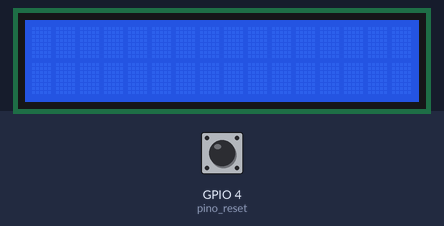
Bench run of a sketch on a simulated ESP32. On the bench: 16×2 character LCD. The test bench sets the inputs (shaded band); at power-on: GPIO 4 (pino_reset) LOW. WiFi joins after 1.5 s; servers stay silent unless stated; uploads are accepted with an empty reply; what the sketch prints to the serial monitor is not drawn. At 2.8 s the program restarts the board; the recording ends there.

Above: at 2.7 s.
2.8 s: GPIO 4 (pino_reset) pulled HIGH for 0.15 s
Timing chart, 0 to 2.8 s (numbered marks = the images above; inputs shaded):
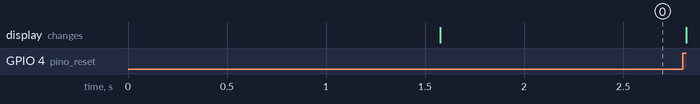

Measured:
- after the input at 2.8 s, every drawn part: stays the same

The sketch:

projeto3.ino
```cpp
/*
Projeto2 Operacional:
WiFi Manager
Consulta HTTP API
Escrita na tela
*/

//Bibliotecas
//WIFI
#include <DNSServer.h>
#include <WiFiManager.h>
#include <WiFi.h>
#include <WebServer.h>
//HTTP
#include <HTTPClient.h>
#include <Arduino_JSON.h>
//Display
#include <LiquidCrystal_I2C.h>
//WebSockets
#include <WebSocketsServer.h>

//Define o pino para reset das definicoes de wifi
int pino_reset = 4;

//URL da API
const char* serverName = "http://api.hgbrasil.com/weather?woeid=455871&array_limit=1&fields=only_results,temp,city_name,forecast,max,min,date,rain_probability&key=416dac31";

//Intervalos do Disparador
unsigned long ultimoDisparo = 0;
// Timer para 60 minutos (3600000)
// Timer para 10 minutos (600000)
// Timer para 1 minuto (60000)
// Timer para 5 seconds (5000)
unsigned long tempoDecorrido = 60000;

// Controle para carregamento da API na inicializacao
int controle = 1;

//String que recebe o resultado da consulta a API
String retornoConsulta;

//Variaveis para salvar os resultados da pesquisa
String data;
String tempAtual;
String probChuva;
String tempMin;
String tempMax;

//Variaveis para armazenar as mensagens que serao exibidas no display
String msg1;
String msg2;

//Envio via Websocket
String envioWebsocket="";

// Configurar o numero de colunas e linhas do display
int lcdColunas = 16;
int lcdLinhas = 2;

// Instanciar o display com seu endereço, linhas e colunas
// No link acima é possível ver como encontrar este endereço
LiquidCrystal_I2C lcd(0x27, lcdColunas, lcdLinhas);

//Cria uma instancia do WebSocket na porta 81
WebSocketsServer webSocket = WebSocketsServer(81);

//Setup WiFi Manager
void setupWiFi(){
  WiFiManager wifiManager;
  wifiManager.setConfigPortalTimeout(240);
  //Cria um AP (Access Point) com: ("nome da rede", "senha da rede")
  if (!wifiManager.autoConnect("InformaChuva", "chuva prev")) {
    Serial.println(F("Falha na conexao. Resetar e tentar novamente..."));
    delay(3000);
    ESP.restart();
    delay(5000);
  }
  //Mensagem caso conexao Ok
  Serial.println(F("Conectado na rede Wifi."));
  Serial.print(F("Endereco IP: "));
  Serial.println(WiFi.localIP());
}

//Funcao para configurar o Wi-Fi
void configWiFi(){
  //Apaga os dados da rede wifi gravados na memoria e reinicia o ESP
    WiFiManager wifiManager;
    wifiManager.resetSettings();
    Serial.println("Configuracoes zeradas!");
    ESP.restart();
}
//Funcao com a Requisicao HTTP
String httpGETRequest(const char* serverName) {
  WiFiClient client;
  HTTPClient http;

  // Seu nome de domínio com caminho URL ou endereço IP com caminho
  http.begin(client, serverName);

  // Enviando requisição HTTP GET
  int httpResponseCode = http.GET();

  String payload = "{}";

  if (httpResponseCode>0) {
    Serial.print("Código de resposta HTTP: ");
    Serial.println(httpResponseCode);
    payload = http.getString();
  }
  else {
    Serial.print("Código de erro: ");
    Serial.println(httpResponseCode);
  }
  // Liberando recursos
  http.end();

  return payload;
}
//Funcao para escrever dados na tela
void escreveNaTela(String msg1, String msg2){
  lcd.clear();
  delay(1000);
  lcd.setCursor(0, 0);
  lcd.print(msg1);
  lcd.setCursor(0, 1);
  lcd.print(msg2);
}

//Funcao para buscar os dados na API
void buscaDadosApi(){
retornoConsulta = httpGETRequest(serverName);
      Serial.printf("Exibindo o retorno da consulta no formato String: ");
      Serial.println(retornoConsulta);
      //Convertendo o retorno para o formato Json
	    JSONVar meuObjeto = JSON.parse(retornoConsulta);

      // JSON.typeof(jsonVar) pode ser usado para pegar o tipo de uma variável
      if (JSON.typeof(meuObjeto) == "undefined") {
        Serial.println("A conversão falhou!");
        return;
      }

      Serial.print("Exibindo o retorno convertido em Json: ");
      Serial.println(meuObjeto);

      // meuObjeto.keys() pode ser usado para obter uma matriz de todas as chaves no objeto
      JSONVar keys = meuObjeto.keys();
      //Salvando os dados necessários em variaveis
      data = JSON.stringify(meuObjeto["date"]);
      tempAtual = JSON.stringify(meuObjeto["temp"]);
      probChuva = JSON.stringify(meuObjeto["forecast"][0]["rain_probability"]);
      tempMin = JSON.stringify(meuObjeto["forecast"][0]["min"]);
      tempMax = JSON.stringify(meuObjeto["forecast"][0]["max"]);

      //Montando a String para exibicao no display
      msg1 = "Prob Chuva: "+probChuva+"%";
      msg2 = "MIN "+tempMin+"C"+" MAX "+tempMax+"C";

      //Montando a String que será enviada via Websocket
      envioWebsocket = envioWebsocket+probChuva;
      envioWebsocket = envioWebsocket+",";
      envioWebsocket = envioWebsocket+tempMin;
      envioWebsocket = envioWebsocket+",";
      envioWebsocket = envioWebsocket+tempMax;


      //Chamando a funcao para escrever na tela
      escreveNaTela(msg1, msg2);

      Serial.print("Chaves do Json: ");
      Serial.println(keys);
      Serial.print("Data: ");
      Serial.println(data); //pegando o valor com a chave date
      Serial.print("Temperatura atual: ");
      Serial.println(tempAtual);//pegando o valor com a chave Temperatura atual
      Serial.print("Probabilidade de Chuva: ");
      Serial.println(probChuva); //O retorno é uma lista, 0 indica o indice do objeto
      Serial.print("Temperatura Minima: ");
      Serial.println(tempMin); //O retorno é uma lista, 0 indica o indice do objeto
      Serial.print("Temperatura Maxima: ");
      Serial.println(tempMax); //O retorno é uma lista, 0 indica o indice do objeto
}

void exibeMsgConfWifi(){
  lcd.clear();
  lcd.setCursor(0, 0);
  lcd.print("Configure");
  lcd.setCursor(0, 1);
  lcd.print("WIFI");
}

void setup() {
  //Geral
  Serial.begin(115200);
  pinMode(pino_reset, INPUT);
  //Wifi
  setupWiFi();
  delay(10);
  //Inicializa o LCD
  lcd.init();
  // Liga a luz de fundo do display
  lcd.backlight();
  //WebSocket
  webSocket.begin(); // Inicia o servidor WebSocket
}

void loop() {
 //Mantém o servidor WebSocket em execução, verificando por novas conexões e mensagens
  webSocket.loop();

  //Verifica se o botao foi pressionado e se sim reseta o Wifi para reconfiguracao
  int valor = digitalRead(pino_reset);
  if (valor == 1) {
    exibeMsgConfWifi();
    configWiFi();
  }

  //Buscar os dados da API imediatamente ao ligar e depois bloco eh desabilitado
  if (controle){
    buscaDadosApi();
    controle=0;
  }

  //Faz a consulta HTTP de acordo com o tempo indicado na variável tempo decorrido
  if ((millis() - ultimoDisparo) > tempoDecorrido) {
    //Verifica a conexão WiFi
    if(WiFi.status()== WL_CONNECTED){
      buscaDadosApi();
      webSocket.broadcastTXT(envioWebsocket);
      envioWebsocket = "";
    }
    else {
      exibeMsgConfWifi();
      Serial.println("WiFi Desconectado");
    }
    ultimoDisparo = millis();
  }
}
```
